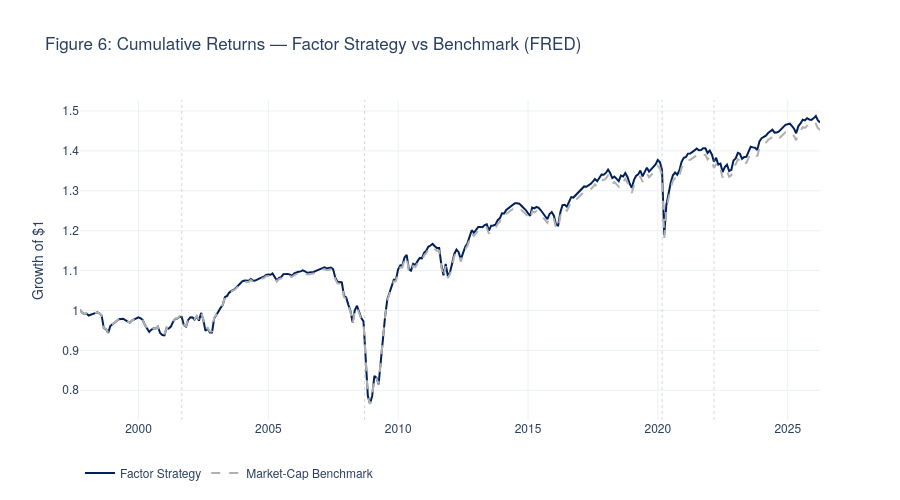

The cell this chart's notebook holds for it:
### Markdown cell above
---

## 9. Historical Backtest Results <a id='9-backtest'></a>

### Setup

> **The backtest runs on the full FRED history with monthly rebalancing, no look-ahead bias, and realistic transaction costs. This is the primary test of our hypothesis.**

Recall from Section 2.7: we are testing whether regime-conditional factor rotation generates statistically significant alpha over the market-cap benchmark.

### Code cell
# ── Figure 6: Historical Backtest ────────────────────────────────
from credit_portfolio.backtests.bucket_backtest import run_backtest, BacktestConfig

bt_config = BacktestConfig(tilt_strength=0.10, momentum_window=6, tc_bps=5.0)
bt_result = run_backtest(monthly, config=bt_config)

# Cumulative returns
fig_bt = go.Figure()
fig_bt.add_trace(go.Scatter(
    x=bt_result.cumulative_strategy.index,
    y=bt_result.cumulative_strategy.values,
    name='Factor Strategy', line=dict(color=NAVY, width=2),
))
fig_bt.add_trace(go.Scatter(
    x=bt_result.cumulative_benchmark.index,
    y=bt_result.cumulative_benchmark.values,
    name='Market-Cap Benchmark', line=dict(color=SILVER, width=2, dash='dash'),
))

for date, label in events:
    fig_bt.add_vline(x=date, line_dash='dot', line_color=SILVER, line_width=0.5)

fig_bt.update_layout(
    title='Figure 6: Cumulative Returns \u2014 Factor Strategy vs Benchmark (FRED)',
    yaxis_title='Growth of $1',
    template=TEMPLATE, height=500,
    legend=dict(orientation='h', y=-0.12),
    hovermode='x unified',
    font=dict(family='Helvetica Neue, Arial, sans-serif'),
)
fig_bt.show()

### Figure 1 — Plotly figure (JSON) as saved in the notebook; plotly's stock layout.template omitted (floating-point values rounded to 4 significant figures; data arrays with more than 128 entries replaced by an {"elided": "..."} marker saying what was removed)
{"data": [{"line": {"color": "#00205B", "width": 2}, "name": "Factor Strategy", "type": "scatter", "x": {"elided": "343 str values"}, "y": {"elided": "343 float values"}}, {"line": {"color": "#B0B0B0", "dash": "dash", "width": 2}, "name": "Market-Cap Benchmark", "type": "scatter", "x": {"elided": "343 str values"}, "y": {"elided": "343 float values"}}], "layout": {"font": {"family": "Helvetica Neue, Arial, sans-serif"}, "height": 500, "hovermode": "x unified", "legend": {"orientation": "h", "y": -0.12}, "shapes": [{"line": {"color": "#B0B0B0", "dash": "dot", "width": 0.5}, "type": "line", "x0": "2001-09-01", "x1": "2001-09-01", "xref": "x", "y0": 0, "y1": 1, "yref": "y domain"}, {"line": {"color": "#B0B0B0", "dash": "dot", "width": 0.5}, "type": "line", "x0": "2008-09-15", "x1": "2008-09-15", "xref": "x", "y0": 0, "y1": 1, "yref": "y domain"}, {"line": {"color": "#B0B0B0", "dash": "dot", "width": 0.5}, "type": "line", "x0": "2020-03-01", "x1": "2020-03-01", "xref": "x", "y0": 0, "y1": 1, "yref": "y domain"}, {"line": {"color": "#B0B0B0", "dash": "dot", "width": 0.5}, "type": "line", "x0": "2022-03-01", "x1": "2022-03-01", "xref": "x", "y0": 0, "y1": 1, "yref": "y domain"}], "title": {"text": "Figure 6: Cumulative Returns — Factor Strategy vs Benchmark (FRED)"}, "yaxis": {"title": {"text": "Growth of $1"}}}}
